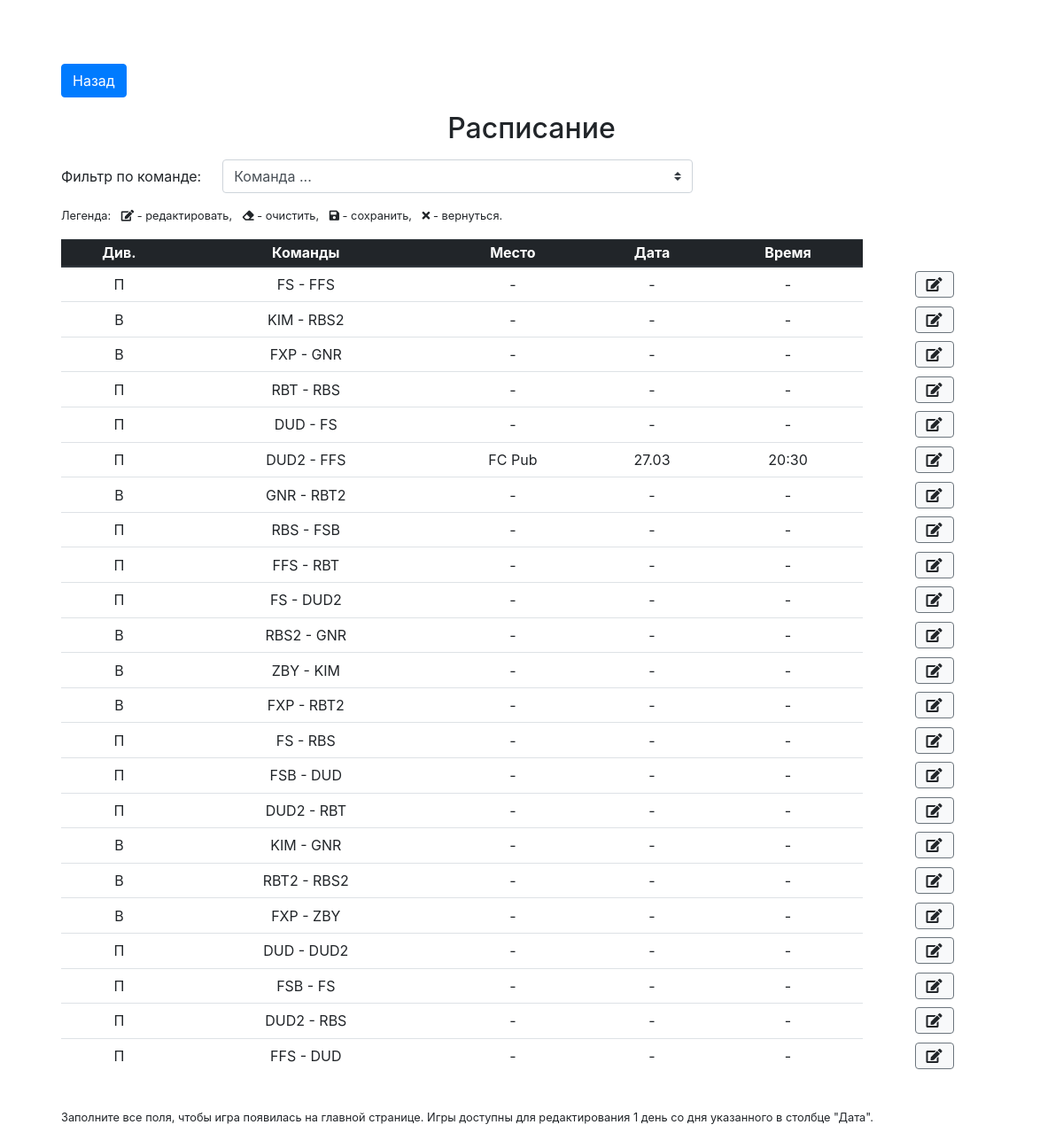
Page /schedule.php on the committed database.
### tables this page shows
CREATE TABLE schedule (id integer primary key autoincrement, season_id references seasons(season_id), tournament_id references tournaments(tournament_id), tour integer, team_id1 references teams(team_id), team_id2 references teams(team_id), date_start text, date_end text, place_id references places(place_id), date text, time text);

CREATE TABLE places (place_id integer primary key autoincrement, name text);

### inc/layout/templates/schedule_table.php (the view, shortened to what this page needs)
<div class="d-flex mt-3 align-items-center">
	<label for="teamFilter" class="col-form-label">Фильтр по команде:</label>
	<select class="custom-select w-50 ml-4" id="teamFilter" name="search">
		<option value="0">Команда ...</option>
	</select>
</div>
<ul class="list-unstyled list-inline mt-3 small">
	<li class="list-inline-item">Легенда:</li>
	<li class="list-inline-item">
		<i class="fas fa-edit"></i> - редактировать,
	</li>
	<li class="list-inline-item">
		<i class="fas fa-eraser"></i> - очистить,
	</li>
	<li class="list-inline-item">
		<i class="fas fa-save"></i> - сохранить,
	</li>
	<li class="list-inline-item">
		<i class="fas fa-times"></i> - вернуться.
	</li>
</ul>
<div class="table-responsive">
  	<table class="table table-hover text-center table-sm" id="schedule">
  		<thead class="thead-dark">
  			<tr>
  				<th>Див.</th>
  				<th>Команды</th>
  				<th>Место</th>
  				<th>Дата</th>
  				<th>Время</th>
  			</tr>
  		</thead>
  		<tbody>
		  	<?php foreach ($schedule as $game): ?>
		  		<tr>
		  			<td title="<?php echo ($game['tournament_id'] == "1" ? "Первый" : "Второй"); ?>"><?php echo ($game['tournament_id'] == "1" ? "П" : "В"); ?></td>
		  			<td><?php echo $game['team_name1']; ?> - <?php echo $game['team_name2']; ?></td>
		  			<td>
	  					<span class="schedule-place">
	  						<?php if (isset($game['place_id'])): ?>
		  						<?php foreach ($places as $place): ?>
			  						<?php if ($place['place_id'] == $game['place_id']) echo $place['name']; ?>
			  					<?php endforeach; ?>
			  				<?php else: ?>
			  					-
			  				<?php endif; ?>
  						</span>
					</td>
		  			<td>
	  					<span class="schedule-date">
	  						<?php if (isset($game['date'])): ?>
	  							<?php echo date_format(date_create($game['date']), "j.m"); ?>
  							<?php else: ?>
  								-
  							<?php endif; ?>
  						</span>
					</td>
					<td>
	  					<span class="schedule-time">
	  						<?php if (isset($game['time'])): ?>
	  							<?php echo $game['time']; ?>
  							<?php else: ?>
  								-
  							<?php endif; ?>
  						</span>
					</td>
					<td class="border-0">
						<button class="btn btn-light border-secondary ml-1" data-action="scheduleEdit" title="Редактировать">
							<i class="fas fa-edit"></i>
						</button>
					</td>
		  		</tr>
		  	<?php endforeach; ?>
		</tbody>
	</table>
</div>

### inc/css/custom.css (style rules this page uses)
body { padding-top: 0; }
.table td, .table th { text-align: center; vertical-align: middle; font-size: 12px; }
@media (min-width: 576px) { .table td, .table th { font-size: 1rem; } }

### rows in the picture
schedule: shows "П", team_name1 "FS", team_name2 "FFS"
schedule: shows "В", team_name1 "KIM", team_name2 "RBS2"
schedule: shows "В", team_name1 "FXP", team_name2 "GNR"
schedule: shows "П", team_name1 "RBT", team_name2 "RBS"
schedule: shows "П", team_name1 "DUD", team_name2 "FS"
schedule: shows "П", team_name1 "DUD2", team_name2 "FFS", date "27.03", time "20:30"
places: name "FC Pub"
schedule: shows "В", team_name1 "GNR", team_name2 "RBT2"
schedule: shows "П", team_name1 "RBS", team_name2 "FSB"
schedule: shows "П", team_name1 "FFS", team_name2 "RBT"
schedule: shows "П", team_name1 "FS", team_name2 "DUD2"
schedule: shows "В", team_name1 "RBS2", team_name2 "GNR"
schedule: shows "В", team_name1 "ZBY", team_name2 "KIM"
schedule: shows "В", team_name1 "FXP", team_name2 "RBT2"
schedule: shows "П", team_name1 "FS", team_name2 "RBS"
schedule: shows "П", team_name1 "FSB", team_name2 "DUD"
schedule: shows "П", team_name1 "DUD2", team_name2 "RBT"
schedule: shows "В", team_name1 "KIM", team_name2 "GNR"
schedule: shows "В", team_name1 "RBT2", team_name2 "RBS2"
schedule: shows "В", team_name1 "FXP", team_name2 "ZBY"
schedule: shows "П", team_name1 "DUD", team_name2 "DUD2"
schedule: shows "П", team_name1 "FSB", team_name2 "FS"
schedule: shows "П", team_name1 "DUD2", team_name2 "RBS"
schedule: shows "П", team_name1 "FFS", team_name2 "DUD"
